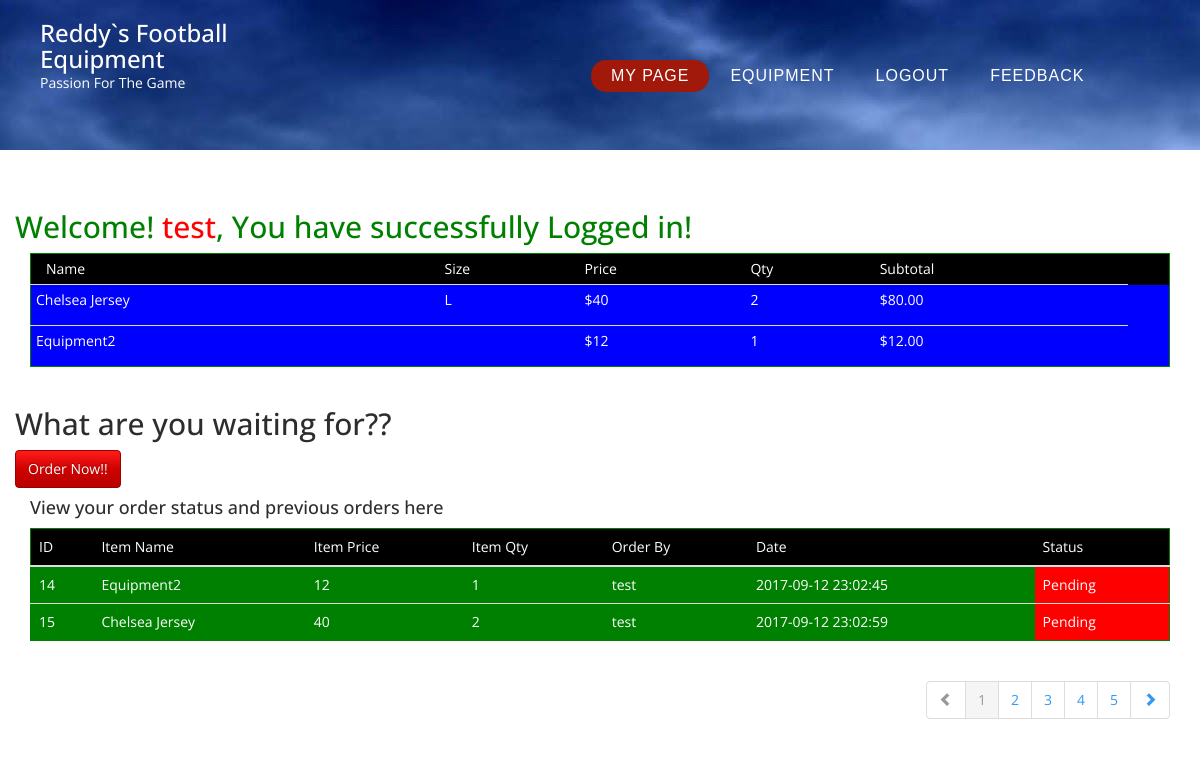
The page /welcome.php (signed in) on the database its author committed.
### tables this page shows
CREATE TABLE `orders` (
  `id` int(11) NOT NULL,
  `item_name` varchar(255) NOT NULL,
  `item_price` varchar(255) NOT NULL,
  `item_qty` int(255) NOT NULL,
  `order_by` varchar(255) NOT NULL,
  `date` datetime NOT NULL,
  `status` varchar(20) NOT NULL DEFAULT 'Pending',
  `size` text NOT NULL,
  `category` text NOT NULL
);

### welcome.php (the view, shortened to what this page needs)
<?php
require_once './DB_CONFIG/connect_db.php';
$user = $_SESSION['user'];
$sql1= "SELECT * FROM orders where order_by='".$user."' order by status desc";
$result1=$db->query($sql1);
?>
<!DOCTYPE html>
<head>
<link href="default.css" rel="stylesheet" type="text/css" media="all" />
 <link rel="stylesheet" href="css/reset.css">
<link rel='stylesheet prefetch' href='http://maxcdn.bootstrapcdn.com/font-awesome/4.3.0/css/font-awesome.min.css'>
        <link rel="stylesheet" href="css/style.css">
	<link href="admin/css/bootstrap.min.css" rel="stylesheet">
</head>
<body>
<div id="header-wrapper">
	<div id="header">
	    <div id="logo">
          <h3><a href="index.php">Reddy`s Football Equipment</a></h3>
			<p>Passion For The Game</p>
		</div>
		<div id="menu">
			<ul>
                <?php
				if(isset($_SESSION['user']))
				{
					echo ("<li class='current_page_item'><a href=\"welcome.php\" >My Page</a></li>");
				}else
				{
					echo ("<li ><a href=\"index.php\" accesskey='1' >Home</a></li>");
				}
				?>
				<li><a href="types.php" accesskey="2" title="">Equipment</a></li>
				<?php
				if(isset($_SESSION['user']))
				{
					echo ("<li><a href=\"logout.php\" >Logout</a></li>");
				}else
				{
					echo ("<li><a href=\"login.php\" >Login</a></li>");
				}
				?>
				<li ><a href="feedback.php" >Feedback</a></li>
			</ul>
		</div>
	</div>
</div>
<br/><br/>
<div class="container">
 <form name="form" id="form1" class="form-horizontal"  method="POST">
		<div class="row"><h2 style="color: green">Welcome!<span style="color: red"> <?php echo $_SESSION['user']; ?></span>, You have successfully Logged in!</h2></div>
        <div class="table-responsive cart_info" >
				<table class="table table-condensed" style="background-color: blue">
					<thead style="background-color: black">
						<tr class="cart_menu">
							<td class="image" style="padding-left:15px;">Name</td>
							<td class="price">Size</td>
							<td class="price">Price</td>
							<td class="quantity">Qty</td>
							<td class="total">Subtotal</td>
							<td></td>
						</tr>
					</thead>
					<tbody >
                      <?php
$sql = " SELECT * FROM orders WHERE order_by ='$_SESSION[user]' GROUP BY item_name ORDER BY item_price DESC" ;
						$result = mysqli_query($db, $sql)or die ('Error! yo.');
						if (mysqli_num_rows($result) > 0)
						{
   						while($row = mysqli_fetch_assoc($result))
						{
						?>
						<tr>
							<td class="cart_description">
								<p style="color:#FFF"><?php echo $row['item_name']; ?></p>
							</td>
                            <td class="cart_for_size">
								<p style="color:#FFF"><?php echo $row['size']; ?> </p>
							</td>
							<td class="cart_price">
								<p style="color:#FFF">$<?php echo $row['item_price']; ?> </p>
							</td>
							<td class="cart_quantity">
								<div class="cart_quantity_button">
<?php
$sql4 = "SELECT SUM(item_qty) as memTotal, item_name, order_by FROM orders WHERE order_by='$_SESSION[user]' AND item_name='$row[item_name]'  ";
$result4 = mysqli_query($db, $sql4) or die ('Error! yoyoyo.');
$a =$result4->fetch_object()->memTotal ;
?>
<p style="color:#FFF"><?php echo $a;  ?> </p>
								</div>
							</td>
							<td class="cart_total">
								<p class="cart_total_price" style="color:#FFF">$<?php
								$total = ($a * $row['item_price']);
								echo $english_format_number = number_format($total, 2, '.', '');
								  ?> </p>
							</td>
						</tr>
<?php
}}
?>
					</tbody>
				</table>
			</div>
	 <div class="row">
		 <div class="col-lg-3"></div>
		 <div class="col lg-4">
	  <h2>What are you waiting for?? </h2><a class="btn btn-danger" href="types.php">Order Now!!</a>
		 </div>
	 </div>
</form>
	<div class="row">
		<div class="col-md-12">
			<h4>View your order status and previous orders here</h4>
			<div class="table-responsive">
				<table class="table table-bordred table-hover">
					<thead style="background-color: black">
					<th>ID</th>
					<th>Item Name</th>
					<th>Item Price</th>
					<th>Item Qty</th>
					<th>Order By</th>
					<th>Date</th>
					<th>Status</th>
					</thead>
					<tbody>
					<?php
					if(mysqli_num_rows($result1)>0) {
						while ($row1 = mysqli_fetch_array($result1)) {
							echo("<tr>
        <td>$row1[0]</td>
        <td>$row1[1]</td>
        <td>$row1[2]</td>
        <td>$row1[3]</td>
        <td>$row1[4]</td>
        <td>$row1[5]</td>
        ");
        if($row1[6]=="Pending") echo ("<td style=\"background-color: red\">$row1[6]</td>");
else
	echo ("<td>$row1[6]</td>");
   echo "</tr>";
						}
					}
					?>
					</tbody>
				</table>
				<ul class="pagination pull-right">
					<li class="disabled"><a href="#"><span class="glyphicon glyphicon-chevron-left"></span></a></li>
					<li class="active"><a href="#">1</a></li>
					<li><a href="#">2</a></li>
					<li><a href="#">3</a></li>
					<li><a href="#">4</a></li>
					<li><a href="#">5</a></li>
					<li><a href="#"><span class="glyphicon glyphicon-chevron-right"></span></a></li>
				</ul>
			</div>
		</div>
	</div>
</div>
</body>
</html>

### default.css (style rules this page uses)
body { margin: 0px 0px 0px 0px; padding: 0; background: #FF9A07 url(images/fy7vet.jpg) repeat; font-family: Arial, Helvetica, sans-serif; font-size: 12px; color: #8F8F8F; }
h1, h2, h3 { margin: 0; padding: 0; font-weight: 200; color: #222222; }
h2 { font-size: 3em; }
p, ul { margin-top: 0px; padding: 0px; }
p { line-height: 180%; font-size: 14px; color: #000; text-align: justify; }
#header-wrapper { overflow: hidden; background: #FF9A07 url(images/fy7vet.jpg) repeat; }
#header { width: 1400px; height: 150px; margin: 0 auto; padding: 0px 0px; }
#logo { float: left; width: 310px; height: 150px; padding: 0px 0px 0px 40px; }
#logo p { margin-top: -10px; color: #D5806F; //substring }
#menu { float: right; width: 810px; height: 80px; padding: 20px 40px 0px 0px; }
#menu ul { float: left; margin: 0; padding: 40px 0px 0px 0px; list-style: none; line-height: normal; }
#menu li { float: left; }
#menu a { display: block; margin-left: 1px; padding: 7px 20px 7px 20px; letter-spacing: 1px; text-decoration: none; text-align: center; text-transform: uppercase; font-family: 'Oswald', sans-serif; font-size: 16px; font-weight: 300; color: #FFFFFF; }
#menu a:hover, #menu .current_page_item a { background: #A0190A; border-radius: 15px; color: #FFFFFF; }
.table { border: 1px solid green; background-color: green; color: white; }

### css/style.css (style rules this page uses)
body { background: #e9e9e9; color: #666666; font-family: 'RobotoDraft', 'Roboto', sans-serif; font-size: 14px; -webkit-font-smoothing: antialiased; -moz-osx-font-smoothing: grayscale; }

### welcome.php (style rules this page uses)
#header-wrapper #header #logo h3 a { color: white; }
#header-wrapper #header #logo p { color: white; }

### rows shown on the page
orders: item_name "Chelsea Jersey", size "L", item_price "40", a "2", total "80.00", id "15", item_qty "2", order_by "test", date "2017-09-12 23:02:59", status "Pending"
orders: item_name "Equipment2", item_price "12", a "1", total "12.00", id "14", item_qty "1", order_by "test", date "2017-09-12 23:02:45", status "Pending"

### other values the page prints
$_SESSION['user'] "test"
